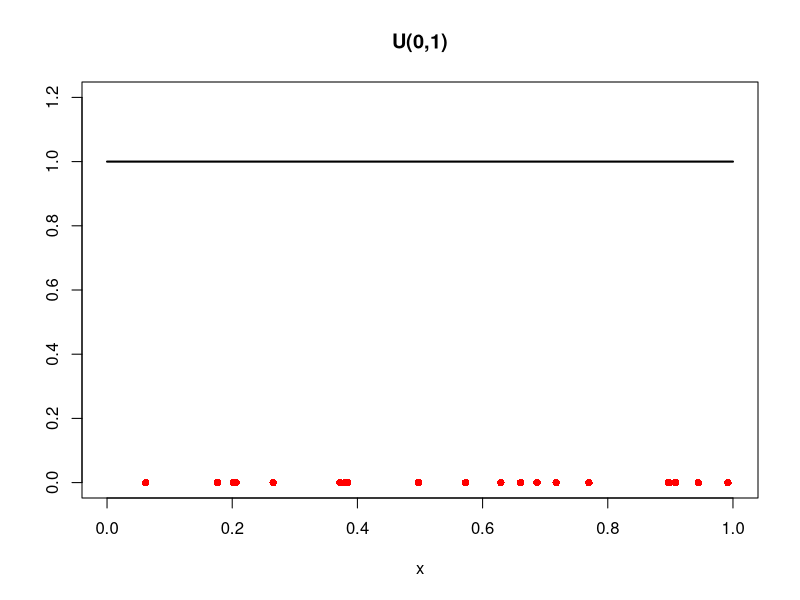
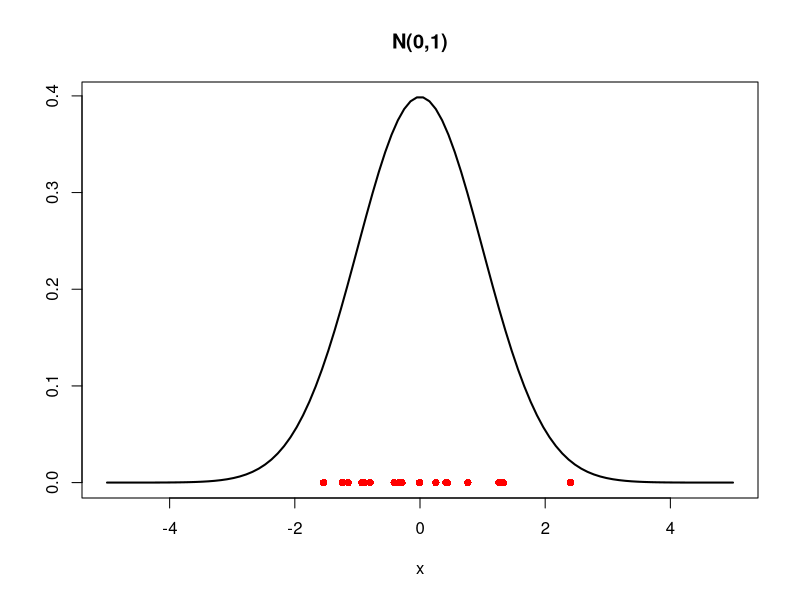
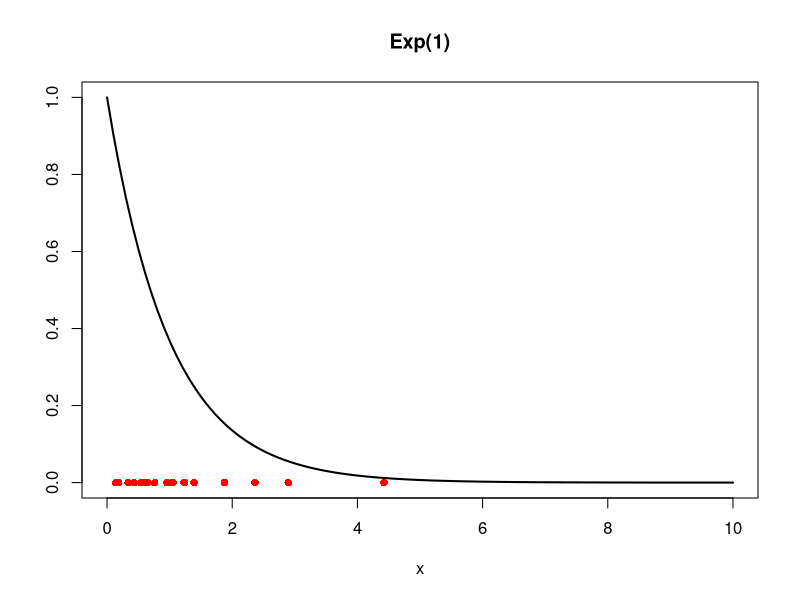
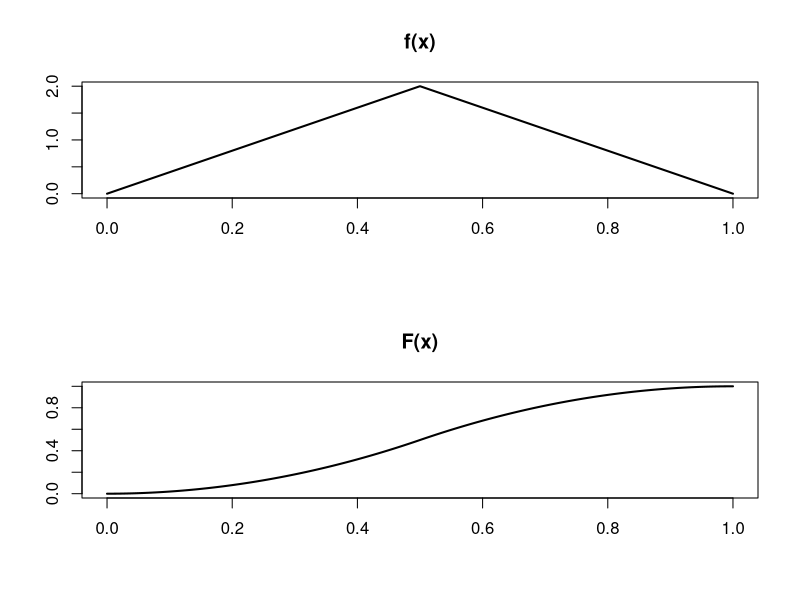
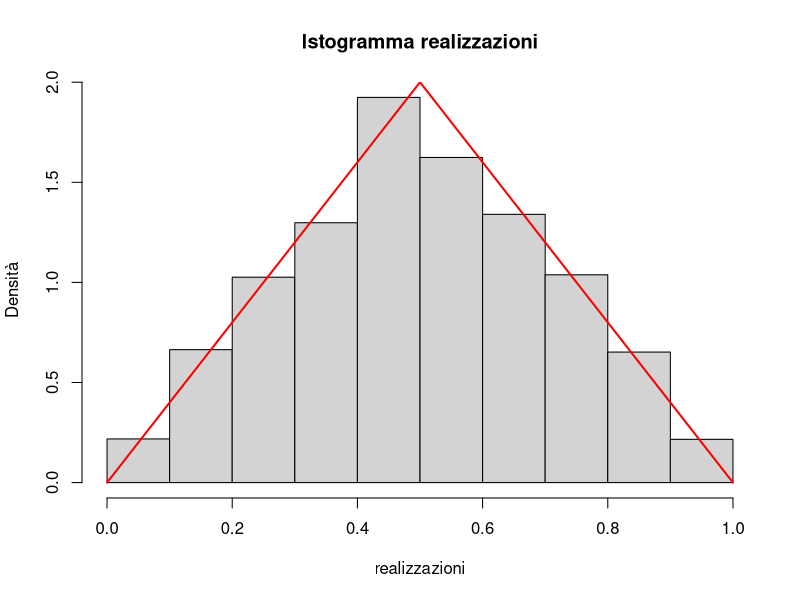
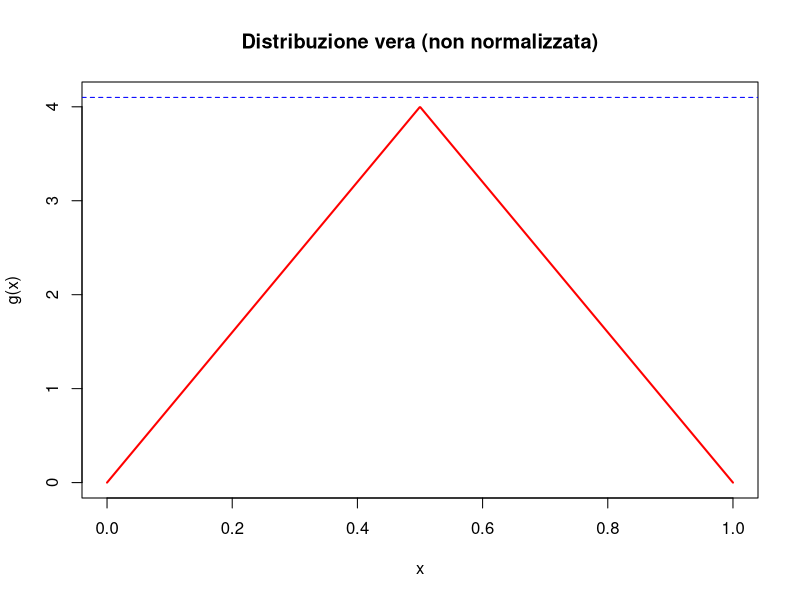
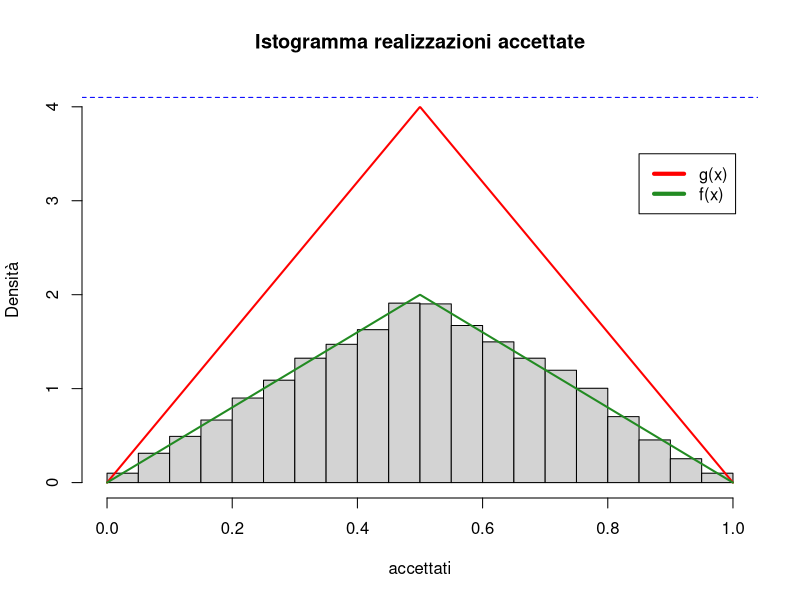
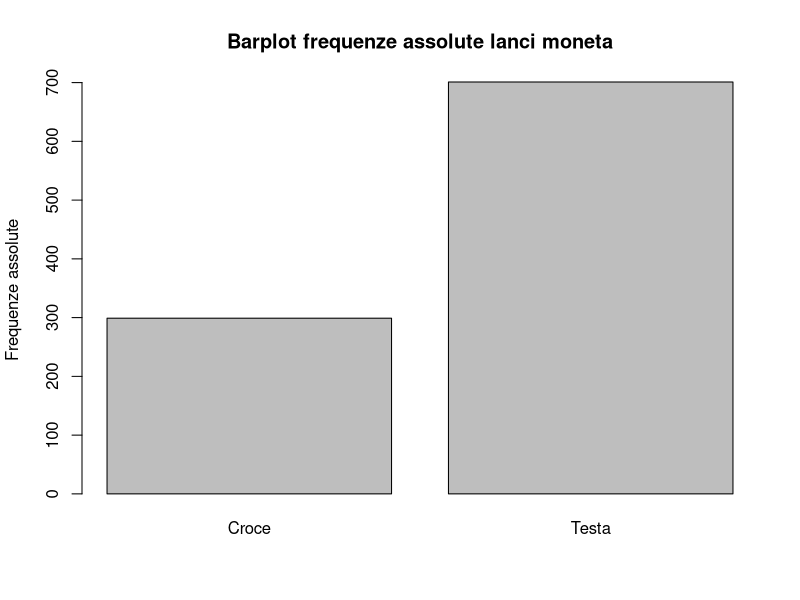

Write R code to recreate these figures, in order.
#'###########################################################'#
#'#######               LABORATORIO 3                 #######'#
#'#######      CAMPIONAMENTO DI VARIABILI ALEATORIE   #######'#
#'#######         LEGGE DEI GRANDI NUMERI             #######'#
#'#######           INTEGRAZIONE MONTE CARLO          #######'#
# #######        TEOREMA CENTRALE DEL LIMITE          #######'#
#'###########################################################'#

##    0 - CAMPIONAMENTO DI VARIABILI ALEATORIE NOTE  ---------------------------
#    Uniforme, Normale, Esponenziale, Binomiale 

rm( list = ls() )
graphics.off()

# Uniforme

# runif(n, a, b)        restituisce n realizzazioni di una U(a,b)
# dunif(x, a, b)        restituisce valore della funzione di Densità di Probabilità 
#                       di una U(a,b) valutata in x
# punif(x, a, b)        restituisce valore della funzione di Ripartizione
#                       di una U(a,b) valutata in x
# qunif(alpha, a, b)    restituisce valore del quantile di ordine alpha
#                       di una U(a,b)

rm(list=ls())
graphics.off()

set.seed(0) # riproducibilità

n = 20
x_unif = runif(n) # n realizzazioni di una U(0,1)
x_ = seq(from=0, to=1, length.out=100)

plot(x_, dunif(x_), type="l", lwd=2, 
     xlab="x",ylab="", main="U(0,1)", ylim=c(0,1.2))
points(x_unif, rep(0,n), pch=16, col="red")

# Normale

# rnorm(n, mu, sd)        restituisce n realizzazioni di una N(mu,sd^2)
# dnorm(x, mu, sd)        restituisce valore della funzione di Densità di Probabilità 
#                       di una N(mu,sd^2) valutata in x
# pnorm(x, mu, sd)        restituisce valore della funzione di Ripartizione
#                       di una N(mu,sd^2) valutata in x
# qnorm(alpha, mu, sd)    restituisce valore del quantile di ordine alpha
#                       di una N(mu,sd^2)

set.seed(0) # riproducibilità

n = 20
x_norm = rnorm(n) # n realizzazioni di una N(0,1)
x_ = seq(from=-5, to=5, length.out=100)

plot(x_, dnorm(x_), type="l", lwd=2, 
     xlab="x",ylab="", main="N(0,1)", ylim=c(0, max(dnorm(x_))))
points(x_norm, rep(0,n), pch=16, col="red")

# Esponenziale

# rexp(n, lambda)        restituisce n realizzazioni di una Exp(lambda)
# dexp(x, lambda)        restituisce valore della funzione di Densità di Probabilità 
#                       di una Exp(lambda) valutata in x
# pexp(x, lambda)        restituisce valore della funzione di Ripartizione
#                       di una Exp(lambda) valutata in x
# qexp(alpha, lambda)    restituisce valore del quantile di ordine alpha
#                       di una Exp(lambda)

set.seed(0) # riproducibilità

n = 20
lambda = 1
x_exp = rexp(n, lambda)     # n realizzazioni di una Exp(lambda)
x_ = seq(from=0, to=10, length.out=100)

plot(x_, dexp(x_,lambda), type="l", lwd=2, 
     xlab="x",ylab="", main="Exp(1)")
points(x_exp, rep(0,n), pch=16, col="red")


# Binomiale
# rbinom(n, N, p)        restituisce n realizzazioni di una Bi(N,p)
# dbinom(x, N, p)        restituisce valore della funzione di Densità di Probabilità 
#                        di una Bi(N,p) valutata in x
# pbinom(x, N, p)         restituisce valore della funzione di Ripartizione
#                         di una Bi(N,p) valutata in x
# qbinom(alpha, mu, sd)   restituisce valore del quantile di ordine alpha
#                         di una Bi(N,p)


## 1 - CAMPIONAMENTO DI VARIABILI ALEATORIE ------------------------------------
# Metodo della Funzione Inversa & Metodo di Accettazione/Rifiuto

### METODO DELLA FUNZIONE INVERSA ----------------------------------------------

### Esempio 1: Campionamento da v.a. Continua
# Vogliamo campionare da una v.a. che ha funzione di densità
# f(x) = 4x se x in [0, 1/2]; 4(1-x) se x in [0.5,1]

f = function(x){
  risultato = vector(mode="numeric", length = length(x))
  for(i in 1:length(x)){
    if(x[i] >= 0 & x[i] < 0.5) 
      risultato[i] = 4 * x[i]
    else if( x[i] > 0.5 & x[i] <=1) 
      risultato[i] =  4 * (1 - x[i]) 
    }
  return(risultato)
}
# Calcoliamo la funzione di ripartizione
# F(x) = 2x^2 se x in [0, 1/2]; (1-2*(1-x)^2) in (1/2, 1]
F_ = function(x){
  risultato = vector(mode="numeric", length = length(x))
  for(i in 1:length(x)){
    if(x[i] < 0)
      risultato[i] = 0.
    else if(x[i] >= 0 & x[i] < 0.5) 
      risultato[i] = 2 * x[i]^2
    else if( x[i] > 0.5 & x[i] <=1) 
      risultato[i] = 1 - 2 * (1-x[i])^2 
    else if (x[i] > 1)
      risultato[i] =1.
  }
  return(risultato)
} 

x = seq(0,1,length=1000)

dev.new()
par(mfrow=c(2,1))
plot(x, f(x), type="l", lwd=2,
     xlab="", ylab="", main="f(x)")
plot(x, F_(x), type="l", lwd=2,
     xlab="", ylab="", main="F(x)")

# Calcoliamo l' inversa della funzione di ripartizione
# F^-1(x) = sqrt(u/2) se x in [0, 1/2); 1 - sqrt((1-x)/2) se x in [1/2, 1] 
# Se U ~ U[0,1] -> X = F^-1(U) ~ f

F_inv = function(x){
  res = vector(mode="numeric", length = length(x))
  for(i in 1:length(x)){
    if( x[i] >=0 & x[i] < 1/2 ){
      res[i] = sqrt(x[i] / 2)
    }else if( x[i] >1/2 & x[i] <= 1 ){
      res[i] = 1 - sqrt( ( 1 - x[i] ) / 2)
    }
  }
  return(res)
}

# Campioniamo N realizzazioni da una distribuzione uniforme in [0,1]
# e mostriamo che l'istogramma di x = F^-1(u) approssima
# la densita' f.

set.seed(0) # riproducibilità

N = 5000
u = runif(N)

campione = F_inv(u)

# Istogramma realizzazioni con vera Densità
dev.new()
hist(campione, prob=T,
     main="Istogramma realizzazioni", 
     xlab= "realizzazioni", ylab="Densità")
lines(x, f(x), lwd=2, col='red')
# invece di "lines" avremmo potuto utilizzare: 
# points(x_, f, type="l", lwd=2, col="red")

### ACCEPT-REJECT METHOD -------------------------------------------------------

# Esempio 

# Vogliamo campionare da v.a. con densità di probabilità
# g(x) = 2*f(x), dove f(x) è la funzione definita nell'esercizio precedente 
# NB. integrale di g NON è 1
g = function(x){
  return(2*f(x))
}

x = seq(0,1,length=1000)

# Notiamo che g(x) <= M con M = 4.1
M = 4.1

dev.new()
plot(x, g(x), xlab='x', ylab='g(x)', ylim =c(0,4.1),
     main='Distribuzione vera (non normalizzata)', type='l',  lwd=2, col='red')
abline(h=M, lty=2, col='blue')

# Accept-reject loop
# calcoliamo l'efficienza

set.seed(0) # riproducibilità

N = 10000  # numero di realizzazioni
accettati <- vector(mode="numeric", length=N)
rifiutati = 0
for(i in 1:N){
  accetto = FALSE
  while(accetto == FALSE){
    xx = runif(n=1, min=0, max=1) # realizzazione da U[0,1]
    u = runif(n=1, min=0, max=M) # realizzazione da U[0,M]
    if(u <= g(xx) ){
      accettati[i] = xx            # se vale la condizione accetto
      accetto = TRUE               # il valore campionato
    }else{
      rifiutati = rifiutati + 1
    }
  }
}

efficienza = N/(rifiutati + N)
print(efficienza)

# Istogramma delle realizzazioni ottenute 
{
dev.new()
hist(accettati, ylim=c(0, M), prob=T, ylab="Densità",
     main="Istogramma realizzazioni accettate")
lines(x, g(x), xlab='x', ylab='g(x)', 
      type='l', lwd=2, col='red')
lines(x, f(x), xlab='x', ylab='f(x)', 
      type='l', lwd=2, col='forestgreen')
abline(h=M, lty=2, col='blue')
legend(0.85,3.5, legend = c("g(x)", "f(x)"), 
       lty = 1, lwd=4, 
       col=c("red", "forestgreen"))
}
# L'istogramma delle realizzazioni ottenute approssima la vera densità
# che non conosciamo in forma chiusa perchè non non sappiamo normalizzare la f(x) 

## 2 - LEGGE DEI GRANDI NUMERI ( LGN ) -----------------------------------------

rm( list = ls())
graphics.off()

# Legge dei grandi numeri:
# Se X1, ..., Xn sono variabili aleatorie indipendenti e identicamente distribuite
# con media mu e varianza finita sigma^2.
# Allora la loro media campionaria ( X1 + ... + Xn )/n
# converge in probabilita' a mu, per n che tende all'infinito.

# Simuliamo n lanci di una moneta truccata in cui la probabilità
# di ottenere testa è 0.7, e studiamo come la proporzione di casi
# in cui si ottiene testa cambi all'aumentare del numero di lanci.
# 
# Per la Legge dei Grandi Numeri ci aspettiamo che la proporzione di lanci
# in cui si ottiene testa (media campionaria degli esiti dei lanci)
# converga al valore teorico 0.7.

# Lancio una moneta: campionamento da una Bernoulli

n = 1000 # Numero di lanci 
p = 0.7  # Probabilita' di successo (successo = esce testa)

set.seed(314159) # riproducibilità risultati

dati.Be = rbinom(n, size = 1, prob = p )
# 'rbinom' genera n osservazioni di una Binom(1, p), quindi di una Be(p).

barplot(table( dati.Be ), main = 
          'Barplot frequenze assolute lanci moneta', 
        ylab = 'Frequenze assolute', 
        names.arg = c( 'Croce', 'Testa' ))

# Calcoliamo la media campionaria delle osservazioni (ovvero la proporzione di successi) 
# dopo 1 lancio, dopo 2 lanci, ... fino a $n$.

#Per calcolare la media campionaria dividiamo la somma cumulata, ottenuta tramite cumsum, 
# per il numero di lanci corrispondente

somma.Be = cumsum(dati.Be)

n.lanci = 1:n
media.camp = somma.Be/n.lanci

# Visualizziamo la media campionaria al variare del numero di lanci
# aggiungiamo una retta orizzontale (rossa) corrispondente al valore teorico di p.
dev.new()
plot(n.lanci, media.camp, type= 'l', lwd= 2,
     main= 'Simulazione: la Legge dei Grandi Numeri', xlab= 'numero lanci',
     ylab= 'proporzione di successi', ylim = c(0,1))
abline(h= p, col= 'red', lty=2, lwd=2)

## 3 - INTEGRAZIONE MONTE-CARLO ----------------------------------------------

# Esempio 1
# Calcolare integrale di
# f(x) = 4x se x in [0, 1/2]; 4(1-x) se x in [0.5,1] tramite integrazione MC.  
# Campionare i punti per la valutazione da una U(0,1)

f = function(x){
  risultato = vector(mode="numeric", length = length(x))
  for(i in 1:length(x)){
    if(x[i] >= 0 & x[i] < 0.5) 
      risultato[i] = 4 * x[i]
    else if( x[i] > 0.5 & x[i] <=1) 
      risultato[i] =  4 * (1 - x[i]) 
  }
  return(risultato)
}

xx = seq(0,1,length=1000)
dev.new()
plot(xx, f(xx), type="l", lwd=2,
     xlab="", ylab="", main="f(x)")

# Campionare i punti per la valutazione da una U(0,1)

set.seed(123) # riproducibilità

n = 100
x = runif(n)                 
      
I_n = sum(f(x))/n
I_n

I_esatto = 1.

errore = abs(I_n-I_esatto)
errore

# Al variare di n (LGN)
set.seed(123)
n.max = 1000
n = seq(from=1,to=n.max,by=1) # 1:n.max

x = runif(n.max)
I_n = cumsum(f(x))/n

dev.new()
plot(n, I_n, type='l', lwd=2, ylab="Approssimazione", xlab='n')
abline(h=I_esatto, col='red', lty=2, lwd=2)

# Esempio 2
# Calcolare integrale di
# f(x) = 4x se x in [0, 1/2]; 4(1-x) se x in [0.5,1] tramite integrazione MC.  
# Confrontare i risultati ottenuti campioanando i punti per la valutazione 
# da una U(0,1) e da una N(0.5,0.25^2)

set.seed(123) # riproducibilità
mu = 0.5
sigma = 0.25
n = 100
x_unif = runif(n)                 
x_norm = rnorm(n, mean=mu, sd=sigma)
I_unif = sum(f(x_unif))/n
I_norm = sum(f(x_norm)/dnorm(x_norm, mean=mu, sd=sigma))/n

I_esatto = 1.

err_unif = abs(I_unif-I_esatto)
err_unif

err_norm = abs(I_norm-I_esatto)
err_norm

# Al variare di n (LGN)
set.seed(123)
n.max = 1000
x_unif = runif(n.max)                 
x_norm = rnorm(n.max, mean=mu, sd=sigma)
n = seq(from=1,to=n.max,by=1) # 1:n.max

I_unif = cumsum(f(x_unif))/n
I_norm = cumsum(f(x_norm)/dnorm(x_norm, mean=mu, sd=sigma)) / n

dev.new()
plot(n, I_unif, type="l", lwd=2, ylab="Approssimazione", xlab='n')
points(n, I_norm, type="l", lwd=2, col="blue")
abline(h=I_esatto, col='red', lty=2, lwd=2)
legend(800, 1.2, legend = c("uniforme", "normale"), 
       col=c("black", "blue"), lty=1, lwd=4)

# Esempio 3
# Sia X una v.a. continua con densità di probabilità 
# f(x) = 1/sqrt(2*pi)*1/(x*(1-x))*exp(-(log(x/(1-x))-1)^2/2) definita in (0, 1)
# calcolare, tramite approssimazione MC, media, varianza e funzione di ripartizione

rm(list=ls())
graphics.off()

# Data la seguente funzione di densita'
f = function(x){
  return(1/sqrt(2*pi)*1/(x*(1-x))*exp(-(log(x/(1-x))-0.5)^2/2))
}
x = seq(0,1,by=0.01)

plot(x, f(x), xlab='x', ylab='f(x)', main="Densità", type='l', lwd=2, col='red')

# stimiamo la media
# integrale_0^1 (x f(x)/l(x) l(x) dx)
# scegliamo l(x) uniforme quindi l(x) = 1

set.seed(123) #riproducibilità risultati

N= 10000
x_unif = runif(N)
f_unif = f(x_unif)
media = sum(x_unif * f_unif/1)/N
media

# stimiamo la varianza
# calcolata Var[X] = E[X^2] - E[X]^2
momento_secondo = sum(x_unif^2 * f_unif/1)/N
varianza = momento_secondo - media^2
varianza

sqrt(varianza)

# calcoliamo la funzione di ripartizione
# calcolando l'integrale della densita' da 0 a x

num_points = 100
xgrid = seq(0., 1, length.out = num_points)

F_rip = rep(0, num_points)
x_unif = runif(N, min=0, max=1)

for(i in 1:num_points){
  f_unif = f(x_unif[ x_unif<=xgrid[i] ])   # valuto la f in tutti i punti x_unif < x_grid_i
  F_rip[i] = sum(f_unif)/N             # Funzione ripartizione Empirica
}

plot(xgrid, F_rip, xlab='', ylab='', 
     main='Funzione di ripartizione stimata', type='l', lwd=2, col='red')

## 5 - TEOREMA CENTRALE DEL LIMITE ( TCL ) -------------------------------------

rm(list = ls())
graphics.off()

# Teorema centrale del limite:
# Se X1, ..., Xn sono variabili aleatorie indipendenti e identicamente distribuite
# con media mu e varianza sigma^2.
# Allora la distribuzione di ( ( X1 + ... + Xn )/n-mu )/( sigma/sqrt( n ) )
# converge alla distribuzione di una normale standard N( 0, 1 ), per n che tende all'infinito.

# Inoltre, per il Teorema Centrale del Limite, la legge della somma di variabili aleatorie 
# indipendenti e identicamente distribuite converge alla distribuzione di una normale 
# di media n*mu e varianza n*sigma^2.
# 
# Studiamo la legge della somma di n variabili aleatorie indipendenti 
# con distribuzione Bernoulli di parametro p=0.7, al variare di n. 
# 
# NB. Si ricordi che nel caso considerato mu=p e sigma^2=p(1-p).
# 
# Per valutare la legge della somma, generiamo un certo numero N 
# di realizzazioni della somma e tracciamo un istogramma che viene confrontato 
# all'andamento della densità di probabilità di una N(np, np(1-p)). 

# NB. Generare $n$ variabili aleatorie Be(p) e calcolarne la somma è equivalente 
#     a generare una Bin(n,p).

# Per ogni valore di n generiamo N=500 realizzazioni di una Bin(n,p)
# in modo da avere N realizzazione della somma di n Bernoulli. 
# I dati generati sono salvati in un'unica matrice N x 4
# in cui la colonna j-esima contiene le N realizzazioni della Bin(n_j,p).

n = c(5, 50, 500, 5000) # Numero di variabili del campione che voglio simulare
p = 0.7 # Probabilita' di successo associata alla Bernoulli
N = 500 # Numero di realizzazioni per ciascuna variabile

set.seed(314159) # riproducibilità risultati

dati= matrix(0, nrow=N, ncol=length(n))
for(i in 1:length(n)){
  dati[,i]= rbinom(N, size= n[i], prob= p)
}

# Verifichiamo graficamente il Teorema Centrale del Limite:
# per ogni n considerato, tracciamo l'istogramma delle realizzazioni ottenute 
# per la somma di Bernoulli e sovrapponiamo la densità 
# di una N(np,np(1-p)).

dev.new()
par(mfrow=c(2,2))

x = seq(min(dati[,1]), max(dati[,1]), .01 )
media = n [ 1 ] * p
devstand = sqrt(n[1]*p*(1-p))
density = dnorm(x, mean= media, sd= devstand )

# Istogramma:
hist( dati[,1], prob = TRUE, main = 'TCL applicato a somma di Bernoulli\n n = 5',
      xlab = 'somma di n bernoulli',
      ylim = c(0,max(max(density), max(hist(dati[ ,1], plot= F)$density))),
      breaks = seq(min(dati[,1])-.5, max(dati[,1])+ .5, by= 1))
lines(x, density, col = 'red', lwd= 2)

x = seq( min(dati[,2]), max(dati[,2]), .01 )
media = n[2]*p
devstand = sqrt(n[2]*p*(1-p))
density = dnorm( x, mean = media, sd = devstand )
hist(dati[,2] , prob = TRUE, main = 'TCL applicato a somma di Bernoulli\n n = 50',
     xlab = 'somma di n bernoulli',
     ylim = c(0, max(max(density),max(hist(dati[,2],plot=F)$density))))
lines( x, density, col= 'red', lwd= 2 )

x = seq(min(dati[,3]), max(dati[,3]), .01 )
media = n[3]*p
devstand= sqrt( n[3]*p*(1-p))
density= dnorm(x, mean = media, sd = devstand)
hist( dati[,3], prob = TRUE, main = 'TCL applicato a somma di Bernoulli\n n = 500',
      xlab = 'somma di n bernoulli',
      ylim = c(0, max( max( density), max(hist(dati[,3], plot=F)$density))))
lines( x, density, col= 'red', lwd= 2)

x = seq(min(dati[,4]), max(dati[,4]), .01 )
media = n[4]*p
devstand = sqrt( n[4]*p*(1-p))
density = dnorm(x, mean = media, sd = devstand )
hist( dati[,4], prob = TRUE, main = 'TCL applicato a somma di Bernoulli\n n = 5000',
      xlab = 'somma di n bernoulli',
      ylim = c(0, max(max(density), max(hist(dati[,4], plot=F)$density))))
lines( x, density, col= 'red', lwd= 2)

# Si noti che per n grande risulta sempre meno evidente 
# la distinzione fra l'andamento dei quantili empirici della somma di Bernoulli 
# e quelli di una distribuzione gaussiana.


# Consideriamo la Media Campionaria delle n Bernoulli.
# Valutiamo al crescere di n l'approssimazione della Media Campionaria 
# con una Normale N(p,p(1-p)/n)

mean_ = matrix(0,nrow=N,ncol=length(n))

for(j in 1:length(n))
  mean_[,j]= dati[,j]/n[j]
mu = p
var = p*(1-p)

x_ = seq(from=0,to=1, length.out=1000)

dev.new()
par(mfrow=c(2,2))
for(i in 1:length(n)){
  density = dnorm(x_, mean=mu, sd=sqrt(var/n[i]))
  hist(mean_[,i], probability = TRUE,
       xlab="p", main=paste('TCL: Media Campionaria di Bernoulli\n','n = ',n[i],sep=""),
       xlim = c(0,1),
       ylim = c( 0, max(max(density),max(hist(mean_[,i],plot=F)$density))))
  lines(x_, density, col="red", lwd=2)
}